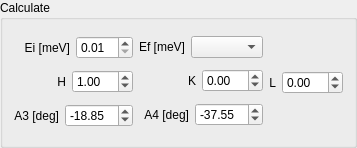
    <widget class="QGroupBox" name="HKLCalculator_groupBox">
     <property name="sizePolicy">
      <sizepolicy hsizetype="Preferred" vsizetype="Preferred">
       <horstretch>0</horstretch>
       <verstretch>0</verstretch>
      </sizepolicy>
     </property>
     <property name="title">
      <string>Calculate</string>
     </property>
     <layout class="QHBoxLayout" name="horizontalLayout_16">
      <item>
       <layout class="QVBoxLayout" name="verticalLayout_4" stretch="0,0,0">
        <item>
         <layout class="QHBoxLayout" name="horizontalLayout_7">
          <item>
           <widget class="QLabel" name="label_6">
            <property name="text">
             <string>Ei [meV]</string>
            </property>
            <property name="alignment">
             <set>Qt::AlignRight|Qt::AlignTrailing|Qt::AlignVCenter</set>
            </property>
           </widget>
          </item>
          <item>
           <widget class="QDoubleSpinBox" name="HKL_ei_spinBox">
            <property name="minimum">
             <double>0.010000000000000</double>
            </property>
           </widget>
          </item>
         </layout>
        </item>
        <item>
         <layout class="QHBoxLayout" name="horizontalLayout_8">
          <item>
           <widget class="QLabel" name="label_9">
            <property name="text">
             <string>H</string>
            </property>
            <property name="alignment">
             <set>Qt::AlignRight|Qt::AlignTrailing|Qt::AlignVCenter</set>
            </property>
           </widget>
          </item>
          <item>
           <widget class="QDoubleSpinBox" name="HKL_H_doubleSpinBox">
            <property name="minimum">
             <double>-99.989999999999995</double>
            </property>
            <property name="value">
             <double>1.000000000000000</double>
            </property>
           </widget>
          </item>
         </layout>
        </item>
        <item>
         <layout class="QHBoxLayout" name="horizontalLayout_14">
          <item>
           <widget class="QLabel" name="label_13">
            <property name="text">
             <string>A3 [deg]</string>
            </property>
            <property name="alignment">
             <set>Qt::AlignRight|Qt::AlignTrailing|Qt::AlignVCenter</set>
            </property>
           </widget>
          </item>
          <item>
           <widget class="QDoubleSpinBox" name="HKL_A3_doubleSpinBox">
            <property name="minimum">
             <double>-360.000000000000000</double>
            </property>
            <property name="maximum">
             <double>360.000000000000000</double>
            </property>
            <property name="singleStep">
             <double>1.000000000000000</double>
            </property>
            <property name="value">
             <double>-18.850000000000001</double>
            </property>
           </widget>
          </item>
         </layout>
        </item>
       </layout>
      </item>
      <item>
       <layout class="QVBoxLayout" name="verticalLayout_6" stretch="0,0,0">
        <item>
         <layout class="QHBoxLayout" name="horizontalLayout_11">
          <item>
           <widget class="QLabel" name="label_10">
            <property name="text">
             <string>Ef [meV]</string>
            </property>
            <property name="alignment">
             <set>Qt::AlignRight|Qt::AlignTrailing|Qt::AlignVCenter</set>
            </property>
           </widget>
          </item>
          <item>
           <widget class="QComboBox" name="HKL_ef_comboBox"/>
          </item>
         </layout>
        </item>
        <item>
         <layout class="QHBoxLayout" name="horizontalLayout_12">
          <item>
           <widget class="QLabel" name="label_11">
            <property name="text">
             <string>K</string>
            </property>
            <property name="alignment">
             <set>Qt::AlignRight|Qt::AlignTrailing|Qt::AlignVCenter</set>
            </property>
           </widget>
          </item>
          <item>
           <widget class="QDoubleSpinBox" name="HKL_K_doubleSpinBox">
            <property name="minimum">
             <double>-99.989999999999995</double>
            </property>
           </widget>
          </item>
         </layout>
        </item>
        <item>
         <layout class="QHBoxLayout" name="horizontalLayout_15">
          <item>
           <widget class="QLabel" name="label_14">
            <property name="text">
             <string>A4 [deg]</string>
            </property>
            <property name="alignment">
             <set>Qt::AlignRight|Qt::AlignTrailing|Qt::AlignVCenter</set>
            </property>
           </widget>
          </item>
          <item>
           <widget class="QDoubleSpinBox" name="HKL_A4_doubleSpinBox">
            <property name="minimum">
             <double>-180.000000000000000</double>
            </property>
            <property name="maximum">
             <double>180.000000000000000</double>
            </property>
            <property name="value">
             <double>-37.549999999999997</double>
            </property>
           </widget>
          </item>
         </layout>
        </item>
       </layout>
      </item>
      <item>
       <layout class="QVBoxLayout" name="verticalLayout_8" stretch="0,0,0">
        <item>
         <spacer name="verticalSpacer_3">
          <property name="orientation">
           <enum>Qt::Vertical</enum>
          </property>
          <property name="sizeHint" stdset="0">
           <size>
            <width>20</width>
            <height>40</height>
           </size>
          </property>
         </spacer>
        </item>
        <item>
         <layout class="QHBoxLayout" name="horizontalLayout_13">
          <item>
           <widget class="QLabel" name="label_12">
            <property name="text">
             <string>L</string>
            </property>
            <property name="alignment">
             <set>Qt::AlignRight|Qt::AlignTrailing|Qt::AlignVCenter</set>
            </property>
           </widget>
          </item>
          <item>
           <widget class="QDoubleSpinBox" name="HKL_L_doubleSpinBox">
            <property name="minimum">
             <double>-99.989999999999995</double>
            </property>
           </widget>
          </item>
         </layout>
        </item>
        <item>
         <spacer name="verticalSpacer_4">
          <property name="orientation">
           <enum>Qt::Vertical</enum>
          </property>
          <property name="sizeHint" stdset="0">
           <size>
            <width>20</width>
            <height>40</height>
           </size>
          </property>
         </spacer>
        </item>
       </layout>
      </item>
     </layout>
    </widget>
